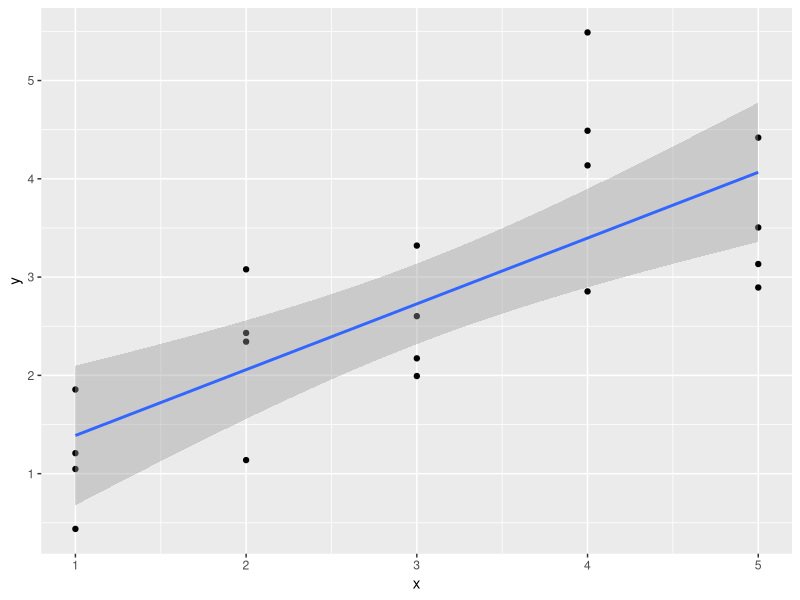

Write the R code that produced this figure.
## ---- chunk 1
library(dplyr)
library(ggplot2)
## ---- chunk 2
n <- 20
beta <- c(b0 = 1,
          b1 = 0.5)
mu <- function(x) beta[1] + beta[2]*x
dat <- tibble(x = rep(1:5, length.out=n),
              y = rnorm(n, mean = mu(x), sd = 1)
              )
## ---- chunk 3
ggplot(dat, aes(x,y)) +
  geom_point() +
  geom_smooth(method="lm")
